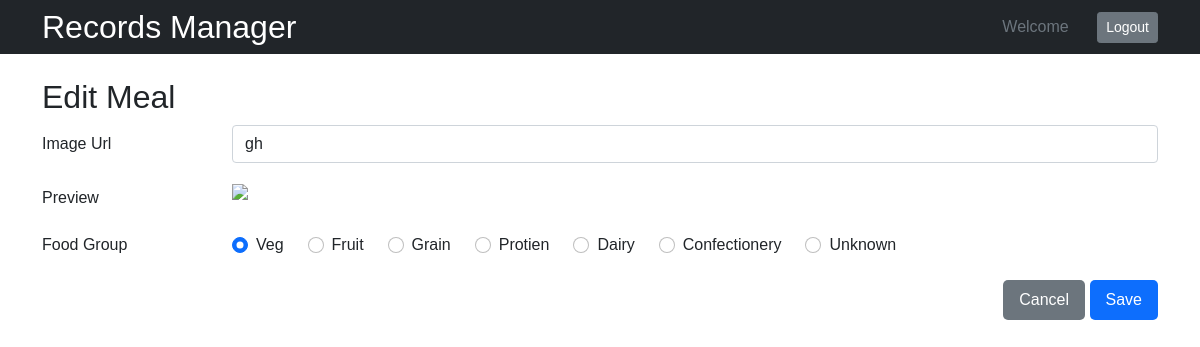
Page /edit-meal-info/2 (signed in) on the committed database.
### records_manager/models.py (models this page shows, shortened)
class kid_meal(models.Model):
    kid_id = models.ForeignKey('child', on_delete=models.CASCADE)
    image_url = models.CharField(max_length=200)
    created_on = models.DateTimeField(auto_now_add=True)
    updated_on = models.DateTimeField(auto_now_add=True)
    is_approved = models.BooleanField(default=False)
    approved_by = models.ForeignKey('auth.User', on_delete=models.CASCADE)
    food_group = models.CharField(max_length=50)
    class Meta:
        db_table = "kid_meal"

### records_manager/views.py (the view, shortened to what this page needs)
# urls.py: path('edit-meal-info/<int:id>', views.edit_meal_info, name='edit_meal'),
@login_required
def edit_meal_info(request, id):
    meal_info = kid_meal.objects.get(id=id)
    if request.method == 'GET':
        return render(request, 'pages/edit_meal_info.html', {'meal_info': meal_info})

### templates/pages/edit_meal_info.html (shortened to what this page needs)
{% extends "main.html" %}
{% block content %}
<div class="bg-dark">
    <div class="container">
        <div class="row py-2">
            <div class="col-6">
                <a href="/">
                    <h2 class="text-white mb-0">Records Manager</h1>
                </a>
            </div>
            <div class="col-6 text-end mt-1">
                <div class="text-secondary">Welcome <b class="text-white">{{ current_user_name }}</b> <a
                        class="btn btn-secondary ms-4 btn-sm" href="/logoutuser">Logout</a>
                </div>
            </div>
        </div>
    </div>
</div>
<div class="container mt-4">
    <div class="row">
        <div class="col-xs-12 col-md-6">
            <h2 class="">Edit Meal</h2>
        </div>
    </div>
    <div class="row mb-4">
        <div class="col">
            <form method="post">
                <div class="row mb-3">
                    <label for="inputPassword3" class="col-sm-2 col-form-label">Image Url</label>
                    <div class="col-sm-10">
                        <input type="text" required class="form-control" name="img_url" id="inputPassword3"
                            value="{{meal_info.image_url}}">
                    </div>
                </div>
                <div class="row mb-3">
                    <label for="inputPassword3" class="col-sm-2 col-form-label">Preview</label>
                    <div class="col-sm-10">
                        <img id="preview-image" src="{{meal_info.image_url}}" />
                    </div>
                </div>
                <fieldset class="row mb-3">
                    <legend class="col-form-label col-sm-2 pt-0">Food Group</legend>
                    <div class="col-sm-10 d-flex">
                        <div class="form-check me-4">
                            <input class="form-check-input" type="radio" name="food_group" id="Veg"
                            {% if meal_info.food_group == "Veg" %}
                            checked
                            {% endif %}
                             value="Veg">
                            <label class="form-check-label" for="Veg">
                                Veg
                            </label>
                        </div>
                        <div class="form-check me-4">
                            <input class="form-check-input" type="radio" name="food_group"
                             id="Fruit" value="Fruit">
                            <label class="form-check-label" for="Fruit">
                                Fruit
                            </label>
                        </div>
                        <div class="form-check me-4 disabled">
                            <input class="form-check-input" type="radio" name="food_group"
                             id="Grain" value="Grain">
                            <label class="form-check-label" for="Grain">
                                Grain
                            </label>
                        </div>
                        <div class="form-check me-4">
                            <input class="form-check-input" type="radio" name="food_group" id="Protein"
                             value="Protein">
                            <label class="form-check-label" for="Protein">
                                Protien
                            </label>
                        </div>
                        <div class="form-check me-4">
                            <input class="form-check-input" type="radio" name="food_group"
                             id="Dairy" value="Dairy">
                            <label class="form-check-label" for="Dairy">
                                Dairy
                            </label>
                        </div>
                        <div class="form-check me-4">
                            <input class="form-check-input" type="radio" name="food_group"
                             id="Confectionery"
                                value="Confectionery">
                            <label class="form-check-label" for="Confectionery">
                                Confectionery
                            </label>
                        </div>
                        <div class="form-check me-4">
                            <input class="form-check-input" type="radio" name="food_group"
                             id="Unknown" value="Unknown">
                            <label class="form-check-label" for="Unknown">
                                Unknown
                            </label>
                        </div>
                    </div>
                </fieldset>
                <div class="text-end">
                    <a href="/" class="btn button btn-secondary">Cancel</a>
                    <button type="submit" class="btn button btn-primary">Save</button>
                </div>
            </form>
        </div>
    </div>
</div>
{% endblock %}

### static/style.css (style rules this page uses)
body { font-family: 'Raleway', sans-serif; }
a,.btn-link { text-decoration: none; color: rgb(5, 92, 173); }
.button { border-radius: 5px; border: none; padding: 8px 16px }

### rows in the picture
kid_meal: img_url "gh", food_group "☑ Veg", food_group "☐ Fruit", food_group "☐ Grain", food_group "☐ Protien", food_group "☐ Dairy", food_group "☐ Confectionery", food_group "☐ Unknown"
